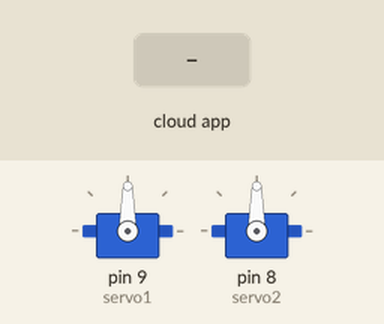
Bench run of a sketch on a simulated Arduino Uno, built with avr-gcc and run on an emulated ATmega328P. Parts: 2 × servo. Inputs (shaded band) come from the test bench. The ROS host is connected and sends only what is stated.

Above: at 1.2 s.
1.3 s: the phone or cloud app sets servo1 to 0
At 1.6 s:
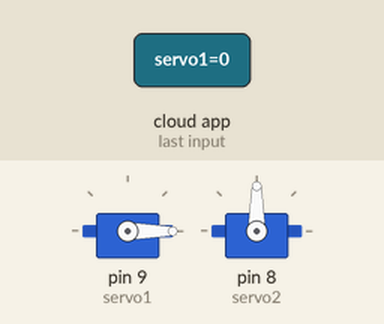
2.8 s: the phone or cloud app sets servo2 to 0
At 3.9 s:
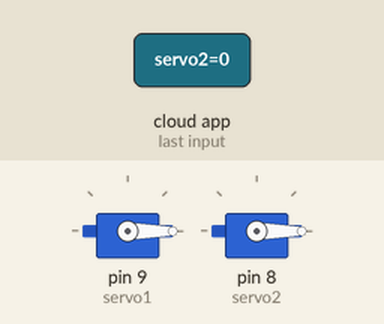
4.3 s: the phone or cloud app sets servo1 to 45
At 5.1 s:
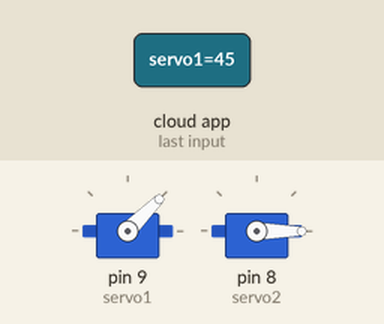
5.8 s: the phone or cloud app sets servo2 to 45
At 6.2 s:
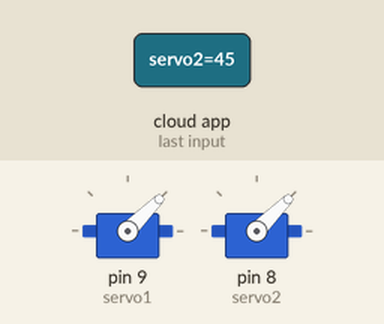
7.3 s: the phone or cloud app sets servo1 to 90
At 8.5 s:
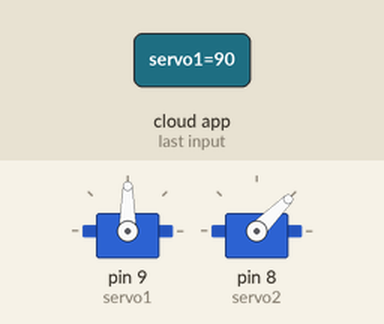
8.8 s: the phone or cloud app sets servo2 to 180
At 9.7 s:
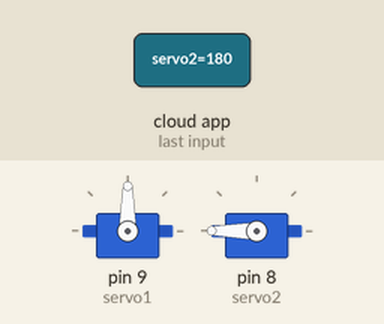
Timing chart, 0 to 11.3 s (numbered marks = the images above; inputs shaded):
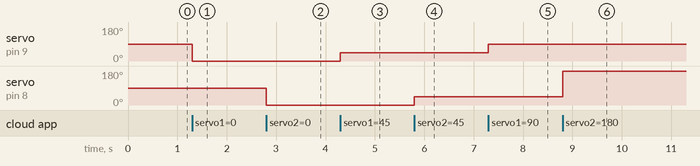

The sketch:

servo_test.ino
```cpp
#include <ros.h>
#include <std_msgs/String.h>
// #include <Arduino.h>
#include <Servo.h>
#include <std_msgs/Int16.h>


ros::NodeHandle  nh;

Servo servo1;
Servo servo2;

std_msgs::Int16 test_1;
std_msgs::Int16 test_2;
ros::Publisher p_servo1("servo_pos1", &test_1);
ros::Publisher p_servo2("servo_pos2", &test_2);

void servo1_cb( const std_msgs::Int16& cmd_msg1){
  servo1.write(cmd_msg1.data); //set servo angle, should be from 0-180
  delay(10);
  test_1.data = cmd_msg1.data ;
  p_servo1.publish(&test_1);
}
void servo2_cb( const std_msgs::Int16& cmd_msg2){
  servo2.write(cmd_msg2.data); //set servo angle, should be from 0-180
  delay(10);
  test_2.data = cmd_msg2.data;
  p_servo2.publish(&test_2);
}
ros::Subscriber<std_msgs::Int16> sub_1("servo1", &servo1_cb);
ros::Subscriber<std_msgs::Int16> sub_2("servo2", &servo2_cb);
void setup(){
  Serial.begin(57600);
  nh.initNode();
  nh.subscribe(sub_1);
  nh.subscribe(sub_2);
  nh.advertise(p_servo1);
  nh.advertise(p_servo2);

  servo1.attach(9); //attach it to pin 9
  servo2.attach(8); //attach it to pin 9
}

void loop(){
  nh.spinOnce();
  //delay(1);
}
```

Measured:
- after the input at 1.3 s, servo on pin 9 (servo1): 90° → 0° at once
- after the input at 2.8 s, servo on pin 8 (servo2): 90° → 0° at once
- after the input at 4.3 s, servo on pin 9 (servo1): 0° → 45° at once
- after the input at 5.8 s, servo on pin 8 (servo2): 0° → 45° at once
- after the input at 7.3 s, servo on pin 9 (servo1): 45° → 90° at once
- after the input at 8.8 s, servo on pin 8 (servo2): 45° → 180° at once
